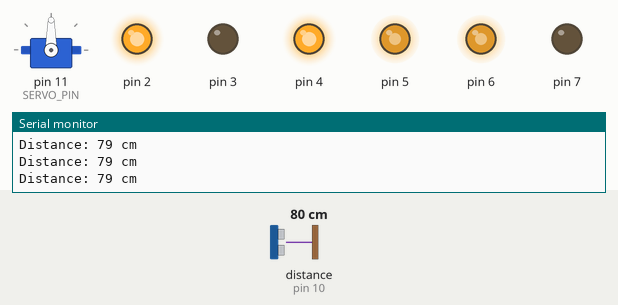
Bench run of a sketch on a simulated Arduino Uno, built with avr-gcc and run on an emulated ATmega328P. Shown: servo, output pins drawn as LEDs (lit = HIGH), the last lines printed to the serial monitor. Wiring (inferred from the names in the program): ultrasonic range finder: trigger pin 9; echo pin 10. Dashed ring = blinking. The inputs (shaded band) are chosen by the test bench; at power-on: distance to the obstacle (sensor on pin 10) 80 cm. The echo pulse lasts 58.3 µs per cm; pins used as bus, display or sensor lines are not drawn.

Above: at 1.7 s.
1.8 s: distance to the obstacle (sensor on pin 10) set to 34 cm
At 2.2 s:
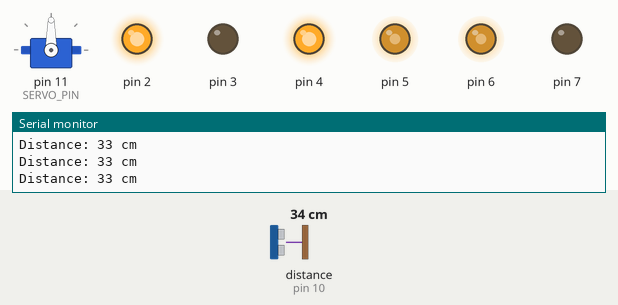
4.8 s: distance to the obstacle (sensor on pin 10) set to 28 cm
At 5.61 s:
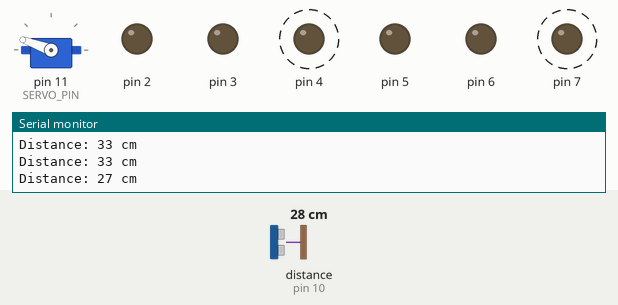
At 6.54 s:
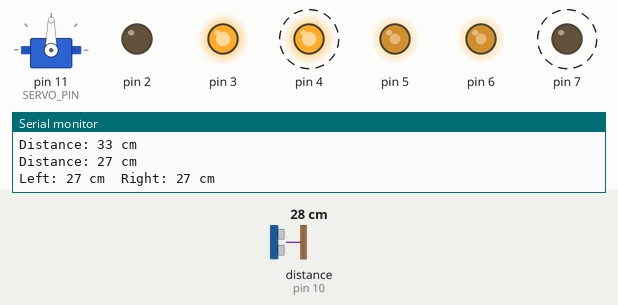
Timing chart, 0 to 13.8 s (numbered marks = the images above; inputs shaded):
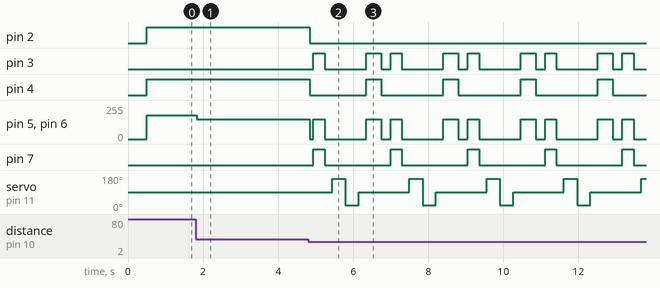

The sketch:

ultrasonic_robot.ino
```cpp
/*
 * Ultrasonic Sensor Robot
 *
 * An obstacle-avoiding robot that uses an HC-SR04 ultrasonic sensor
 * to detect obstacles and navigate around them.
 *
 * Hardware:
 *   - Arduino Uno/Nano
 *   - HC-SR04 Ultrasonic Sensor
 *   - L298N Motor Driver
 *   - 2x DC Motors (left & right)
 *   - Servo motor (optional, for sensor sweeping)
 */

#include "motor_control.h"
#include "ultrasonic_sensor.h"
#include <Servo.h>

// --- Pin Definitions ---

// Ultrasonic sensor
static const uint8_t TRIG_PIN = 9;
static const uint8_t ECHO_PIN = 10;

// Motor driver (L298N)
static const uint8_t LEFT_MOTOR_EN  = 5;   // ENA (PWM)
static const uint8_t LEFT_MOTOR_IN1 = 2;
static const uint8_t LEFT_MOTOR_IN2 = 3;

static const uint8_t RIGHT_MOTOR_EN  = 6;  // ENB (PWM)
static const uint8_t RIGHT_MOTOR_IN1 = 4;
static const uint8_t RIGHT_MOTOR_IN2 = 7;

// Servo for sensor sweep (optional)
static const uint8_t SERVO_PIN = 11;

// --- Thresholds ---
static const unsigned int OBSTACLE_DISTANCE_CM = 30;  // Stop if closer than this
static const unsigned int TURN_DISTANCE_CM     = 50;  // Slow down if closer than this
static const uint8_t      DRIVE_SPEED          = 180; // 0-255
static const uint8_t      TURN_SPEED           = 150;

// --- Global Objects ---
UltrasonicSensor sensor(TRIG_PIN, ECHO_PIN);
MotorControl leftMotor(LEFT_MOTOR_EN, LEFT_MOTOR_IN1, LEFT_MOTOR_IN2);
MotorControl rightMotor(RIGHT_MOTOR_EN, RIGHT_MOTOR_IN1, RIGHT_MOTOR_IN2);
Servo scanServo;

// --- Prototypes ---
void driveForward(uint8_t speed);
void driveBackward(uint8_t speed);
void turnLeft(uint8_t speed);
void turnRight(uint8_t speed);
void stopMotors();
unsigned int scanDirection(int angle);
void avoidObstacle();

// ===================== setup =====================
void setup() {
  Serial.begin(9600);
  sensor.begin();
  leftMotor.begin();
  rightMotor.begin();

  scanServo.attach(SERVO_PIN);
  scanServo.write(90);  // Centre the sensor
  delay(500);

  Serial.println(F("Ultrasonic Robot ready."));
}

// ===================== loop ======================
void loop() {
  unsigned int distance = sensor.readDistanceCm();

  Serial.print(F("Distance: "));
  Serial.print(distance);
  Serial.println(F(" cm"));

  if (distance > 0 && distance < OBSTACLE_DISTANCE_CM) {
    // Obstacle very close — stop and decide
    stopMotors();
    delay(100);
    avoidObstacle();
  } else if (distance > 0 && distance < TURN_DISTANCE_CM) {
    // Getting close — slow down
    driveForward(TURN_SPEED);
  } else {
    // Clear ahead
    driveForward(DRIVE_SPEED);
  }

  delay(50);
}

// ============= Motion helpers ====================

void driveForward(uint8_t speed) {
  leftMotor.forward(speed);
  rightMotor.forward(speed);
}

void driveBackward(uint8_t speed) {
  leftMotor.backward(speed);
  rightMotor.backward(speed);
}

void turnLeft(uint8_t speed) {
  leftMotor.backward(speed);
  rightMotor.forward(speed);
}

void turnRight(uint8_t speed) {
  leftMotor.forward(speed);
  rightMotor.backward(speed);
}

void stopMotors() {
  leftMotor.stop();
  rightMotor.stop();
}

// ============= Obstacle avoidance ================

unsigned int scanDirection(int angle) {
  scanServo.write(angle);
  delay(350);  // Wait for servo to reach position
  return sensor.readDistanceCm();
}

void avoidObstacle() {
  // Back up a little
  driveBackward(TURN_SPEED);
  delay(300);
  stopMotors();
  delay(200);

  // Look left and right
  unsigned int distLeft  = scanDirection(160);
  unsigned int distRight = scanDirection(20);

  // Return sensor to centre
  scanServo.write(90);
  delay(200);

  Serial.print(F("Left: "));
  Serial.print(distLeft);
  Serial.print(F(" cm  Right: "));
  Serial.print(distRight);
  Serial.println(F(" cm"));

  // Turn towards the side with more open space
  if (distLeft >= distRight) {
    turnLeft(TURN_SPEED);
  } else {
    turnRight(TURN_SPEED);
  }
  delay(400);  // Adjust for ~90° turn at TURN_SPEED
  stopMotors();
  delay(100);
}
```

motor_control.cpp
```cpp
#include "motor_control.h"

MotorControl::MotorControl(uint8_t enablePin, uint8_t in1Pin, uint8_t in2Pin)
    : _enablePin(enablePin), _in1Pin(in1Pin), _in2Pin(in2Pin) {}

void MotorControl::begin() {
  pinMode(_enablePin, OUTPUT);
  pinMode(_in1Pin,    OUTPUT);
  pinMode(_in2Pin,    OUTPUT);
  stop();
}

void MotorControl::forward(uint8_t speed) {
  digitalWrite(_in1Pin, HIGH);
  digitalWrite(_in2Pin, LOW);
  analogWrite(_enablePin, speed);
}

void MotorControl::backward(uint8_t speed) {
  digitalWrite(_in1Pin, LOW);
  digitalWrite(_in2Pin, HIGH);
  analogWrite(_enablePin, speed);
}

void MotorControl::stop() {
  digitalWrite(_in1Pin, LOW);
  digitalWrite(_in2Pin, LOW);
  analogWrite(_enablePin, 0);
}
```

motor_control.h
```cpp
#ifndef MOTOR_CONTROL_H
#define MOTOR_CONTROL_H

#include <Arduino.h>

/**
 * Simple DC-motor driver via an H-bridge (L298N / L293D).
 * Each motor needs one PWM-capable enable pin and two direction pins.
 */
class MotorControl {
public:
  MotorControl(uint8_t enablePin, uint8_t in1Pin, uint8_t in2Pin);

  void begin();
  void forward(uint8_t speed);
  void backward(uint8_t speed);
  void stop();

private:
  uint8_t _enablePin;
  uint8_t _in1Pin;
  uint8_t _in2Pin;
};

#endif
```

ultrasonic_sensor.cpp
```cpp
#include "ultrasonic_sensor.h"

UltrasonicSensor::UltrasonicSensor(uint8_t trigPin, uint8_t echoPin)
    : _trigPin(trigPin), _echoPin(echoPin) {}

void UltrasonicSensor::begin() {
  pinMode(_trigPin, OUTPUT);
  pinMode(_echoPin, INPUT);
  digitalWrite(_trigPin, LOW);
}

unsigned int UltrasonicSensor::readDistanceCm() {
  // Send a 10 µs trigger pulse
  digitalWrite(_trigPin, LOW);
  delayMicroseconds(2);
  digitalWrite(_trigPin, HIGH);
  delayMicroseconds(10);
  digitalWrite(_trigPin, LOW);

  // Measure the echo pulse duration
  unsigned long duration = pulseIn(_echoPin, HIGH, TIMEOUT_US);

  if (duration == 0) {
    return 0;  // No echo received (out of range)
  }

  // Speed of sound ≈ 343 m/s → 0.0343 cm/µs
  // Distance = duration * 0.0343 / 2  (round-trip)
  unsigned int distanceCm = (unsigned int)(duration * 0.0343 / 2.0);
  return distanceCm;
}
```

ultrasonic_sensor.h
```cpp
#ifndef ULTRASONIC_SENSOR_H
#define ULTRASONIC_SENSOR_H

#include <Arduino.h>

/**
 * Driver for the HC-SR04 ultrasonic distance sensor.
 */
class UltrasonicSensor {
public:
  UltrasonicSensor(uint8_t trigPin, uint8_t echoPin);

  void begin();

  /** Returns distance in centimetres (0 = out-of-range / no echo). */
  unsigned int readDistanceCm();

private:
  uint8_t _trigPin;
  uint8_t _echoPin;

  static const unsigned long TIMEOUT_US = 30000;  // ~5 m max range
};

#endif
```

Measured:
- the behaviour switches between 31 and 30 cm on distance to the obstacle (sensor on pin 10) (found by bisection; images 1 and 2)
- after the input at 1.8 s, pin 5, pin 6: 180/255 → 150/255 at once
- after the input at 4.8 s, pin 2: HIGH → LOW at once; pin 3: LOW → HIGH after 0.14 s, then repeats every 2.1 s: LOW 1.1 s, HIGH 0.40 s, LOW 0.25 s, HIGH 0.30 s
